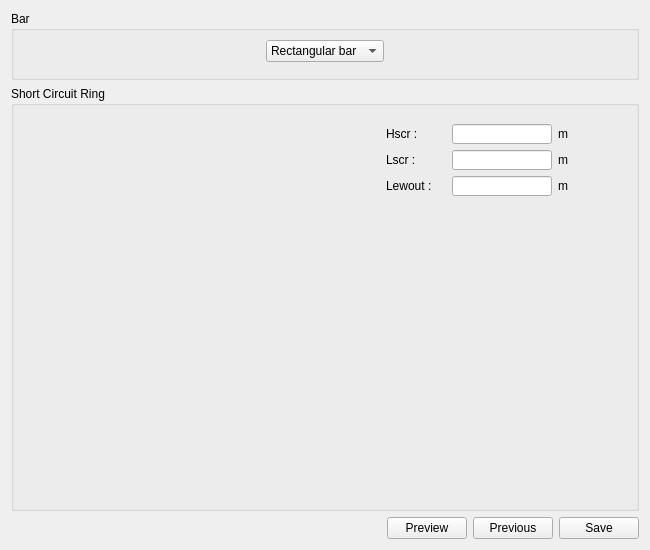
<?xml version="1.0" encoding="UTF-8"?>
<ui version="4.0">
 <class>SBar</class>
 <widget class="QWidget" name="SBar">
  <property name="geometry">
   <rect>
    <x>0</x>
    <y>0</y>
    <width>650</width>
    <height>550</height>
   </rect>
  </property>
  <property name="minimumSize">
   <size>
    <width>650</width>
    <height>550</height>
   </size>
  </property>
  <property name="windowTitle">
   <string>Form</string>
  </property>
  <layout class="QVBoxLayout" name="verticalLayout_2">
   <item>
    <widget class="QGroupBox" name="g_bar">
     <property name="title">
      <string>Bar</string>
     </property>
     <layout class="QVBoxLayout" name="verticalLayout">
      <item>
       <layout class="QHBoxLayout" name="horizontalLayout">
        <item>
         <spacer name="horizontalSpacer">
          <property name="orientation">
           <enum>Qt::Horizontal</enum>
          </property>
          <property name="sizeHint" stdset="0">
           <size>
            <width>40</width>
            <height>20</height>
           </size>
          </property>
         </spacer>
        </item>
        <item>
         <widget class="QComboBox" name="c_bar_type">
          <property name="minimumSize">
           <size>
            <width>100</width>
            <height>0</height>
           </size>
          </property>
          <item>
           <property name="text">
            <string>Rectangular bar</string>
           </property>
          </item>
          <item>
           <property name="text">
            <string>Die cast bar</string>
           </property>
          </item>
         </widget>
        </item>
        <item>
         <spacer name="horizontalSpacer_2">
          <property name="orientation">
           <enum>Qt::Horizontal</enum>
          </property>
          <property name="sizeHint" stdset="0">
           <size>
            <width>40</width>
            <height>20</height>
           </size>
          </property>
         </spacer>
        </item>
       </layout>
      </item>
      <item>
       <widget class="QWidget" name="w_bar" native="true"/>
      </item>
     </layout>
    </widget>
   </item>
   <item>
    <widget class="QGroupBox" name="g_ring">
     <property name="title">
      <string>Short Circuit Ring</string>
     </property>
     <layout class="QHBoxLayout" name="horizontalLayout_2">
      <item>
       <widget class="QLabel" name="img_ring">
        <property name="maximumSize">
         <size>
          <width>16777215</width>
          <height>16777215</height>
         </size>
        </property>
        <property name="text">
         <string/>
        </property>
        <property name="pixmap">
         <pixmap resource="../../../Resources/pyleecan.qrc">:/images/images/MachineSetup/Bar/Ring.PNG</pixmap>
        </property>
        <property name="scaledContents">
         <bool>true</bool>
        </property>
       </widget>
      </item>
      <item>
       <widget class="QWidget" name="widget" native="true">
        <property name="minimumSize">
         <size>
          <width>250</width>
          <height>0</height>
         </size>
        </property>
        <property name="maximumSize">
         <size>
          <width>250</width>
          <height>16777215</height>
         </size>
        </property>
        <layout class="QVBoxLayout" name="verticalLayout_3">
         <item>
          <layout class="QGridLayout" name="gridLayout">
           <item row="2" column="1">
            <widget class="FloatEdit" name="lf_Lewout">
             <property name="minimumSize">
              <size>
               <width>70</width>
               <height>0</height>
              </size>
             </property>
             <property name="maximumSize">
              <size>
               <width>100</width>
               <height>20</height>
              </size>
             </property>
            </widget>
           </item>
           <item row="0" column="2">
            <widget class="QLabel" name="unit_Hscr">
             <property name="minimumSize">
              <size>
               <width>0</width>
               <height>0</height>
              </size>
             </property>
             <property name="text">
              <string>m</string>
             </property>
            </widget>
           </item>
           <item row="1" column="2">
            <widget class="QLabel" name="unit_Lscr">
             <property name="minimumSize">
              <size>
               <width>0</width>
               <height>0</height>
              </size>
             </property>
             <property name="text">
              <string>m</string>
             </property>
            </widget>
           </item>
           <item row="0" column="0">
            <widget class="QLabel" name="in_Hscr">
             <property name="minimumSize">
              <size>
               <width>40</width>
               <height>0</height>
              </size>
             </property>
             <property name="text">
              <string>Hscr :</string>
             </property>
            </widget>
           </item>
           <item row="0" column="1">
            <widget class="FloatEdit" name="lf_Hscr">
             <property name="minimumSize">
              <size>
               <width>70</width>
               <height>0</height>
              </size>
             </property>
             <property name="maximumSize">
              <size>
               <width>100</width>
               <height>20</height>
              </size>
             </property>
            </widget>
           </item>
           <item row="1" column="1">
            <widget class="FloatEdit" name="lf_Lscr">
             <property name="minimumSize">
              <size>
               <width>70</width>
               <height>0</height>
              </size>
             </property>
             <property name="maximumSize">
              <size>
               <width>100</width>
               <height>20</height>
              </size>
             </property>
            </widget>
           </item>
           <item row="2" column="2">
            <widget class="QLabel" name="unit_Lewout">
             <property name="minimumSize">
              <size>
               <width>0</width>
               <height>0</height>
              </size>
             </property>
             <property name="text">
              <string>m</string>
             </property>
            </widget>
           </item>
           <item row="2" column="0">
            <widget class="QLabel" name="in_Lewout">
             <property name="minimumSize">
              <size>
               <width>40</width>
               <height>0</height>
              </size>
             </property>
             <property name="text">
              <string>Lewout :</string>
             </property>
            </widget>
           </item>
           <item row="1" column="0">
            <widget class="QLabel" name="in_Lscr">
             <property name="minimumSize">
              <size>
               <width>40</width>
               <height>0</height>
              </size>
             </property>
             <property name="text">
              <string>Lscr :</string>
             </property>
            </widget>
           </item>
          </layout>
         </item>
         <item>
          <widget class="WMatSelect" name="w_mat" native="true"/>
         </item>
         <item>
          <spacer name="verticalSpacer">
           <property name="orientation">
            <enum>Qt::Vertical</enum>
           </property>
           <property name="sizeHint" stdset="0">
            <size>
             <width>20</width>
             <height>40</height>
            </size>
           </property>
          </spacer>
         </item>
        </layout>
       </widget>
      </item>
     </layout>
    </widget>
   </item>
   <item>
    <layout class="QHBoxLayout" name="horizontalLayout_3">
     <item>
      <spacer name="horizontalSpacer_3">
       <property name="orientation">
        <enum>Qt::Horizontal</enum>
       </property>
       <property name="sizeHint" stdset="0">
        <size>
         <width>40</width>
         <height>20</height>
        </size>
       </property>
      </spacer>
     </item>
     <item>
      <widget class="QPushButton" name="b_plot">
       <property name="text">
        <string>Preview</string>
       </property>
      </widget>
     </item>
     <item>
      <widget class="QPushButton" name="b_previous">
       <property name="text">
        <string>Previous</string>
       </property>
      </widget>
     </item>
     <item>
      <widget class="QPushButton" name="b_next">
       <property name="enabled">
        <bool>true</bool>
       </property>
       <property name="text">
        <string>Save</string>
       </property>
      </widget>
     </item>
    </layout>
   </item>
  </layout>
 </widget>
 <customwidgets>
  <customwidget>
   <class>FloatEdit</class>
   <extends>QLineEdit</extends>
   <header>.....GUI/Tools/FloatEdit.h</header>
  </customwidget>
  <customwidget>
   <class>WMatSelect</class>
   <extends>QWidget</extends>
   <header>.....GUI.Dialog.DMatLib.WMatSelect.WMatSelect.h</header>
   <container>1</container>
  </customwidget>
 </customwidgets>
 <tabstops>
  <tabstop>lf_Hscr</tabstop>
  <tabstop>lf_Lscr</tabstop>
  <tabstop>lf_Lewout</tabstop>
  <tabstop>b_previous</tabstop>
  <tabstop>b_plot</tabstop>
  <tabstop>c_bar_type</tabstop>
 </tabstops>
 <resources>
  <include location="../../../Resources/pyleecan.qrc"/>
  <include location="../../../Resources/pyleecan.qrc"/>
 </resources>
 <connections/>
</ui>
